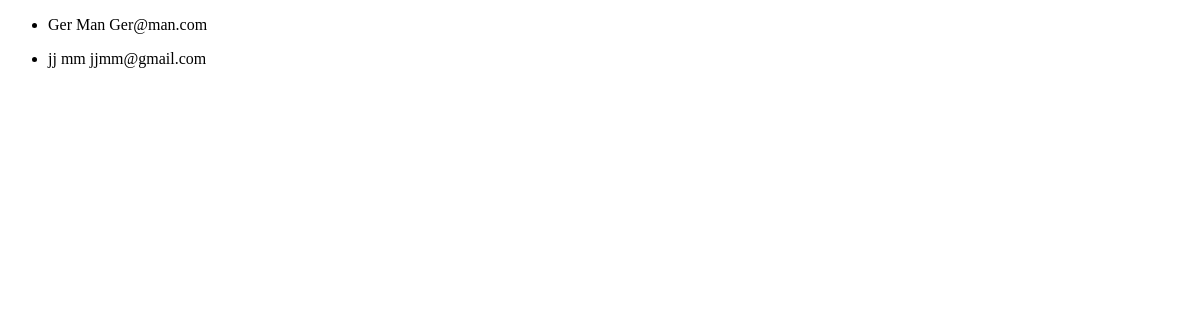
Page /alumno/list on the earlier database version.
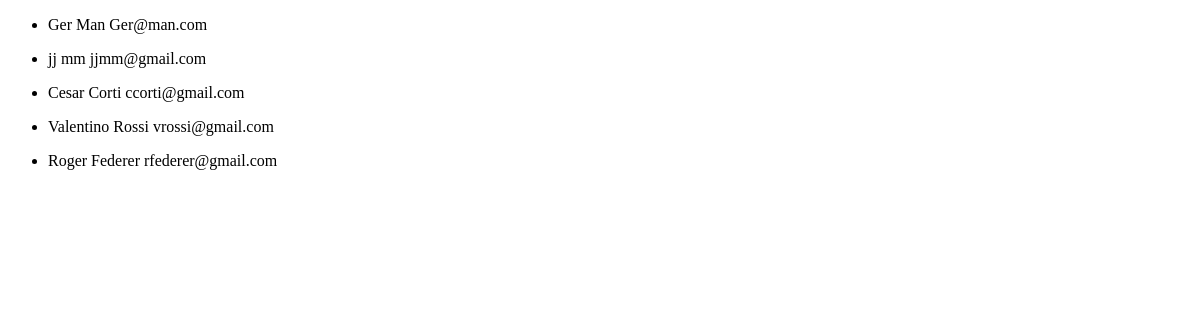
Same page on the later database version.
### pe_3_app/models.py (models this page shows, shortened)
class Alumno(models.Model):
    nombre = models.CharField(max_length= 30)
    apellido = models.CharField(max_length=30)
    email = models.EmailField()

### pe_3_app/views.py (the view)
# urls.py: path("alumno/list", views.alumno_list, name="alumno_list"),
def alumno_list(request):
    consulta = models.Alumno.objects.all()
    contexto = {"alumnos": consulta}
    return render(request, "pe_3_app/alumno_list.html", contexto)

### pe_3_app/templates/pe_3_app/alumno_list.html
{% extends 'pe_3_app/base.html' %}
{% block contenido %}
    {% for alumno in alumnos %}
        <ul>
            <li>
                {{ alumno.nombre }}
                {{ alumno.apellido }}
                {{ alumno.email }}
            </li>
        </ul>
    {% endfor %}
{% endblock contenido %}

Differences in the rows shown:
added Alumno: nombre "Cesar", apellido "Corti", email "ccorti@gmail.com"
added Alumno: nombre "Valentino", apellido "Rossi", email "vrossi@gmail.com"
added Alumno: nombre "Roger", apellido "Federer", email "rfederer@gmail.com"
